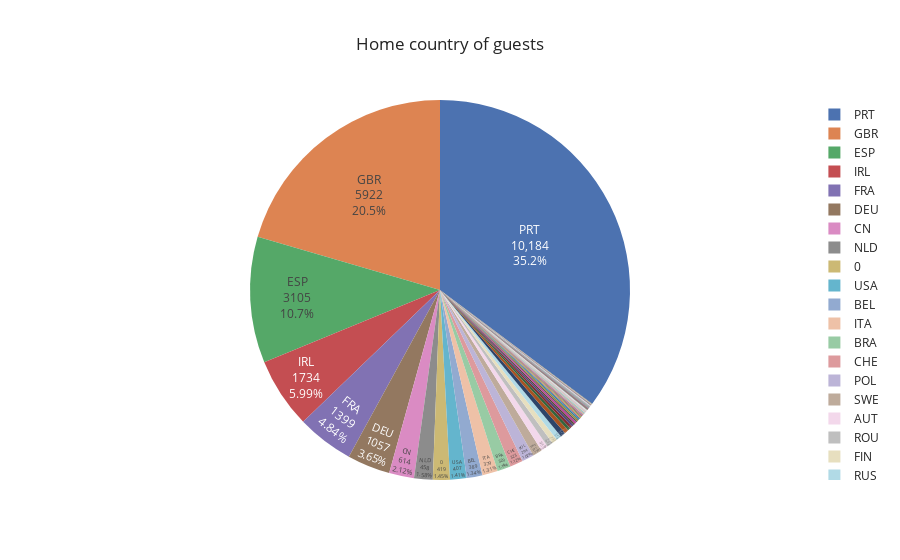

The notebook cell this image was saved under:
### Code cell
fig.update_traces(textposition="inside", textinfo="value+percent+label")

fig.show()

### Figure 1 — Plotly figure (JSON) as saved in the notebook; plotly's stock layout.template omitted (floating-point values rounded to 4 significant figures)
{"data": [{"domain": {"x": [0, 1], "y": [0, 1]}, "hovertemplate": "label=%{label}<br>value=%{value}<extra></extra>", "labels": ["PRT", "GBR", "ESP", "IRL", "FRA", "DEU", "CN", "NLD", 0, "USA", "BEL", "ITA", "BRA", "CHE", "POL", "SWE", "AUT", "ROU", "FIN", "RUS", "CHN", "NOR", "AUS", "DNK", "LUX", "ARG", "LTU", "MAR", "HUN", "IND", "LVA", "EST", "UKR", "CZE", "AGO", "ISR", "TUR", "NZL", "CHL", "ZAF", "COL", "TWN", "OMN", "SVN", "MYS", "HRV", "JPN", "SVK", "PRI", "NGA", "GRC", "PHL", "SRB", "GIB", "DZA", "KOR", "MEX", "ISL", "THA", "CYP", "BGR", "URY", "IRN", "JAM", "CPV", "GEO", "CUB", "KAZ", "SGP", "BLR", "SUR", "MOZ", "ARE", "LBN", "IDN", "CAF", "DOM", "MDV", "PAK", "AND", "KWT", "CRI", "MLT", "ZWE", "VEN", "JOR", "AZE", "CIV", "ECU", "ARM", "MWI", "ALB", "CMR", "VNM", "MDG", "BWA", "LKA", "UZB", "NPL", "MAC", "TGO", "HKG", "DJI", "BHS", "PLW", "PER", "EGY", "QAT", "ZMB", "MKD", "SMR", "BDI", "SYR", "CYM", "UGA", "COM", "MUS", "BIH", "SAU"], "legendgroup": "", "name": "", "showlegend": true, "textinfo": "value+percent+label", "textposition": "inside", "type": "pie", "values": [10184, 5922, 3105, 1734, 1399, 1057, 614, 458, 419, 407, 389, 379, 329, 323, 294, 231, 176, 145, 135, 128, 125, 100, 72, 60, 54, 48, 45, 39, 38, 33, 29, 29, 23, 23, 17, 16, 16, 14, 14, 13, 12, 12, 11, 10, 10, 9, 9, 9, 9, 8, 8, 7, 7, 7, 7, 6, 6, 6, 6, 6, 5, 5, 5, 5, 5, 4, 4, 4, 4, 4, 4, 3, 3, 3, 3, 3, 3, 2, 2, 2, 2, 2, 2, 2, 2, 2, 2, 2, 2, 2, 2, 2, 2, 2, 1, 1, 1, 1, 1, 1, 1, 1, 1, 1, 1, 1, 1, 1, 1, 1, 1, 1, 1, 1, 1, 1, 1, 1, 1]}], "layout": {"legend": {"tracegroupgap": 0}, "title": {"text": "Home country of guests"}}}
